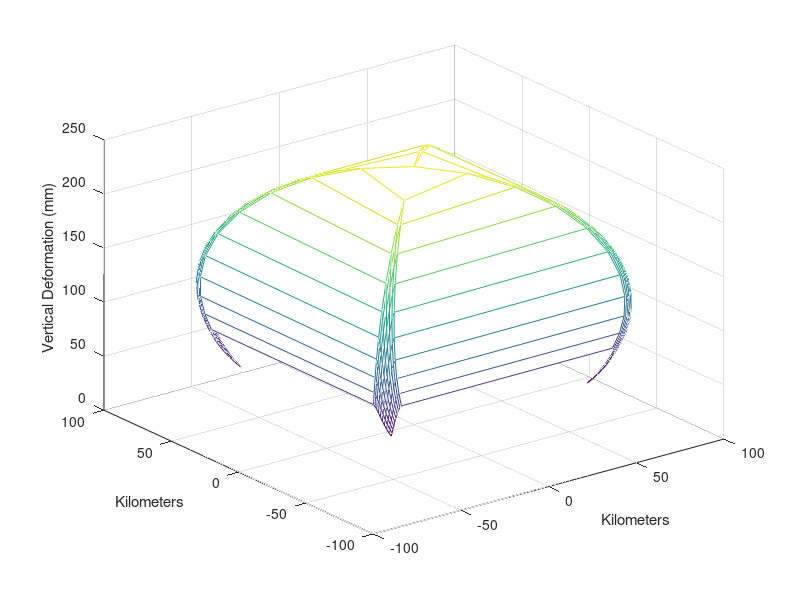

Reproduce this figure in MATLAB.
%% Mogi Model
step = 1; % Distance step
v = 0.25; % Poisson's Ratio
d = 10; % depth
mu = 1*(10^9); % Shear modulus
a = 10; % radius of sphere
V = 0.1;

p = (V * mu) / (pi * a^3);

[X,Y] = meshgrid(-10:step:10,-10:step:10);

Uz = zeros(length(X),length(Y));
Ux = zeros(length(X),length(Y));
Uy = zeros(length(X),length(Y));
 

for i = 1:length(X(:,1))
    for j = 1:length(Y(1,:))
        x = X(i,j);
        y = Y(i,j);
        r = sqrt(x^2 + y^2);
        Uz(i,j) = ((1-v)*p*(a^3) * d) / (mu * (r^2 + d^2)^(3/2)) *1000 * 100 * 10;

        Ur = ((1-v)*p*(a^3) * r) / (mu * (r^2 + d^2)^(3/2));
        if x < 0
            Ux(i,j) = Ur / sqrt(2) * -1 * 1000 * 100 * 10;
        else
            Ux(i,j) = Ur / sqrt(2) * 1000 * 100 * 10;
        end

        if y < 0
            Uy(i,j) = Ur / sqrt(2) * -1 * 1000 * 100 * 10;
        else  
            Uy(i,j) = Ur / sqrt(2) * 1000 * 100 * 10;
        end

    end
end

figure(3)
mesh(X+Ux,Y+Uy,Uz)
zlabel('Vertical Deformation (mm)')
xlabel('Kilometers')
ylabel('Kilometers')




